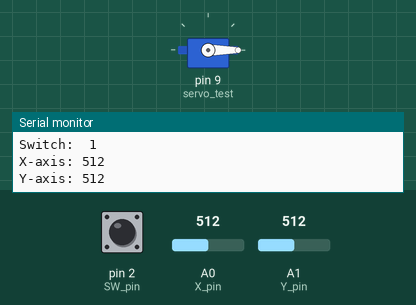
Bench run of a sketch on a simulated Arduino Uno, built with avr-gcc and run on an emulated ATmega328P. Shown: servo, the last lines printed to the serial monitor. The inputs (shaded band) are chosen by the test bench; at power-on: A0 (X_pin) = 512, pin 2 (SW_pin) HIGH, A1 (Y_pin) = 512.

Above: at 1.2 s.
1.3 s: A0 (X_pin) set to 716
At 2.4 s:
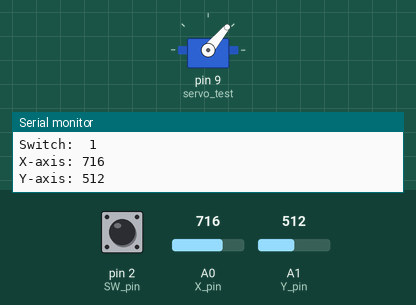
3.0 s: A0 (X_pin) set to 900
At 3.6 s:
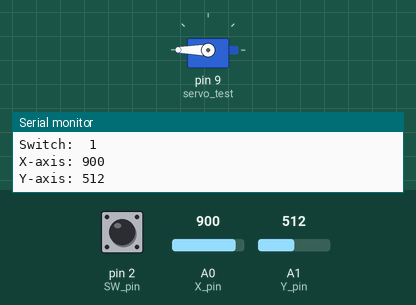
4.5 s: A0 (X_pin) set to 122
At 4.9 s:
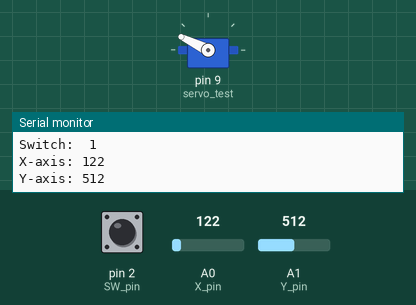
6.0 s: A0 (X_pin) set to 0
At 7.2 s:
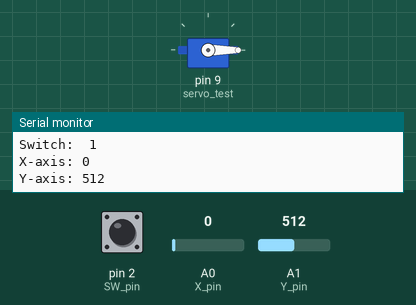
7.5 s: A0 (X_pin) set to 306
At 8.6 s:
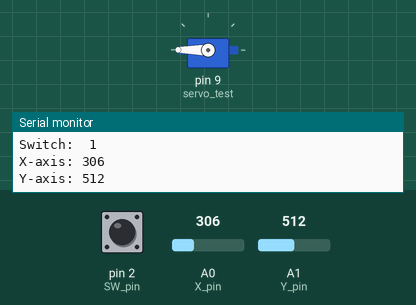
Timing chart, 0 to 10.0 s (numbered marks = the images above; inputs shaded):
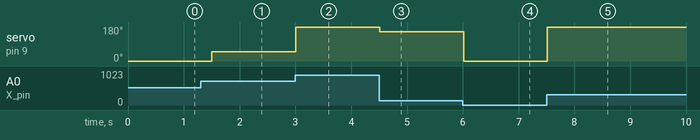

The sketch:

Joystick_w_Servo_Motor.ino
```cpp
#include <Servo.h>        //Servo library

 Servo servo_test;      //initialize a servo object for the connected servo

 int angle = 0;
 const int SW_pin = 2; // digital pin connected to switch output
 const int X_pin = 0; // analog pin connected to X output
 const int Y_pin = 1; // analog pin connected to Y output
 const int servo_pin = 9; //PWM pin connected to servo input

void setup() {
  // Initialize SW pin to value of 1
  pinMode(SW_pin, INPUT);
  digitalWrite(SW_pin, HIGH);
  Serial.begin(9600);

  //Initialize Motor
  servo_test.attach(9);   // attach the signal pin of servo to pin9 of arduino
}

void loop() {
  //Read Input from Joystick
  Serial.print("Switch:  ");
  Serial.print(digitalRead(SW_pin));
  Serial.print("\n");
  Serial.print("X-axis: ");
  Serial.print(analogRead(X_pin));
  Serial.print("\n");
  Serial.print("Y-axis: ");
  Serial.println(analogRead(Y_pin));
  Serial.print("\n\n");
  //delay(500);

  //Move motor according to joystick input
  angle = 100*analogRead(X_pin);            // reading the potentiometer value between 0 and 1023
  angle = map(angle, 0, 1023, 0, 179);     // scaling the potentiometer value to angle value for servo between 0 and 180)
  servo_test.write(angle);                   //command to rotate the servo to the specified angle
  delay(500);
}
```

Measured:
- after the input at 1.3 s, servo on pin 9 (servo_test): 0° → 50° after 0.20 s
- after the input at 3.0 s, servo on pin 9 (servo_test): 50° → 180° at once
- after the input at 4.5 s, servo on pin 9 (servo_test): 180° → 154° at once
- after the input at 6.0 s, servo on pin 9 (servo_test): 154° → 0° at once
- after the input at 7.5 s, servo on pin 9 (servo_test): 0° → 180° at once
